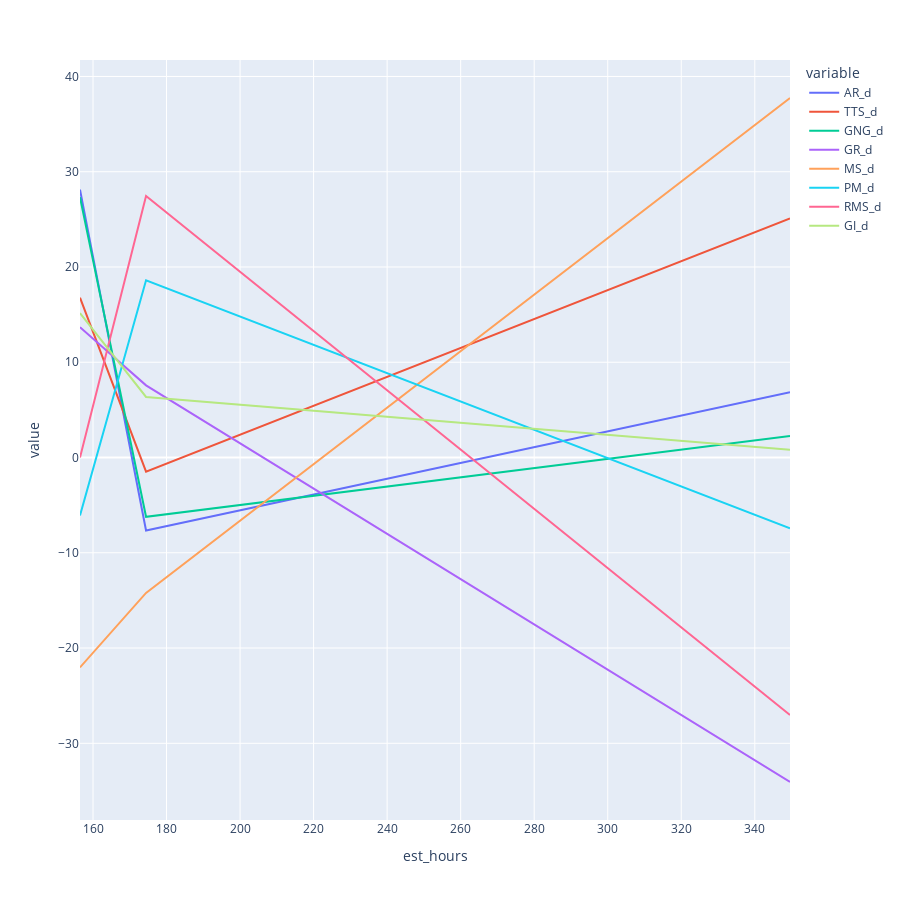

Notebook code for this chart:
### Markdown cell above
### __Taking a look at outliers reveals clearer trends__

### Code cell
plot_hours_vs_o_performance(exclusions_great_hours_df)

### Figure 1 — Plotly figure (JSON) as saved in the notebook; plotly's stock layout.template omitted (floating-point values rounded to 4 significant figures)
{"data": [{"connectgaps": true, "hovertemplate": "variable=AR_d<br>est_hours=%{x}<br>value=%{y}<extra></extra>", "legendgroup": "AR_d", "line": {"color": "#636efa", "dash": "solid"}, "marker": {"symbol": "circle"}, "mode": "lines", "name": "AR_d", "orientation": "v", "showlegend": true, "type": "scatter", "x": [156.5, 174.4, 349.6], "xaxis": "x", "y": [28.12, -7.666, 6.844], "yaxis": "y"}, {"connectgaps": true, "hovertemplate": "variable=TTS_d<br>est_hours=%{x}<br>value=%{y}<extra></extra>", "legendgroup": "TTS_d", "line": {"color": "#EF553B", "dash": "solid"}, "marker": {"symbol": "circle"}, "mode": "lines", "name": "TTS_d", "orientation": "v", "showlegend": true, "type": "scatter", "x": [156.5, 174.4, 349.6], "xaxis": "x", "y": [16.78, -1.487, 25.1], "yaxis": "y"}, {"connectgaps": true, "hovertemplate": "variable=GNG_d<br>est_hours=%{x}<br>value=%{y}<extra></extra>", "legendgroup": "GNG_d", "line": {"color": "#00cc96", "dash": "solid"}, "marker": {"symbol": "circle"}, "mode": "lines", "name": "GNG_d", "orientation": "v", "showlegend": true, "type": "scatter", "x": [156.5, 174.4, 349.6], "xaxis": "x", "y": [27.32, -6.225, 2.252], "yaxis": "y"}, {"connectgaps": true, "hovertemplate": "variable=GR_d<br>est_hours=%{x}<br>value=%{y}<extra></extra>", "legendgroup": "GR_d", "line": {"color": "#ab63fa", "dash": "solid"}, "marker": {"symbol": "circle"}, "mode": "lines", "name": "GR_d", "orientation": "v", "showlegend": true, "type": "scatter", "x": [156.5, 174.4, 349.6], "xaxis": "x", "y": [13.69, 7.576, -34.06], "yaxis": "y"}, {"connectgaps": true, "hovertemplate": "variable=MS_d<br>est_hours=%{x}<br>value=%{y}<extra></extra>", "legendgroup": "MS_d", "line": {"color": "#FFA15A", "dash": "solid"}, "marker": {"symbol": "circle"}, "mode": "lines", "name": "MS_d", "orientation": "v", "showlegend": true, "type": "scatter", "x": [156.5, 174.4, 349.6], "xaxis": "x", "y": [-22.04, -14.21, 37.74], "yaxis": "y"}, {"connectgaps": true, "hovertemplate": "variable=PM_d<br>est_hours=%{x}<br>value=%{y}<extra></extra>", "legendgroup": "PM_d", "line": {"color": "#19d3f3", "dash": "solid"}, "marker": {"symbol": "circle"}, "mode": "lines", "name": "PM_d", "orientation": "v", "showlegend": true, "type": "scatter", "x": [156.5, 174.4, 349.6], "xaxis": "x", "y": [-6.089, 18.61, -7.421], "yaxis": "y"}, {"connectgaps": true, "hovertemplate": "variable=RMS_d<br>est_hours=%{x}<br>value=%{y}<extra></extra>", "legendgroup": "RMS_d", "line": {"color": "#FF6692", "dash": "solid"}, "marker": {"symbol": "circle"}, "mode": "lines", "name": "RMS_d", "orientation": "v", "showlegend": true, "type": "scatter", "x": [156.5, 174.4, 349.6], "xaxis": "x", "y": [0, 27.46, -27.04], "yaxis": "y"}, {"connectgaps": true, "hovertemplate": "variable=GI_d<br>est_hours=%{x}<br>value=%{y}<extra></extra>", "legendgroup": "GI_d", "line": {"color": "#B6E880", "dash": "solid"}, "marker": {"symbol": "circle"}, "mode": "lines", "name": "GI_d", "orientation": "v", "showlegend": true, "type": "scatter", "x": [156.5, 174.4, 349.6], "xaxis": "x", "y": [15.16, 6.354, 0.8248], "yaxis": "y"}], "layout": {"height": 900, "legend": {"title": {"text": "variable"}, "tracegroupgap": 0}, "margin": {"t": 60}, "width": 900, "xaxis": {"anchor": "y", "domain": [0, 1], "title": {"text": "est_hours"}}, "yaxis": {"anchor": "x", "domain": [0, 1], "title": {"text": "value"}}}}
